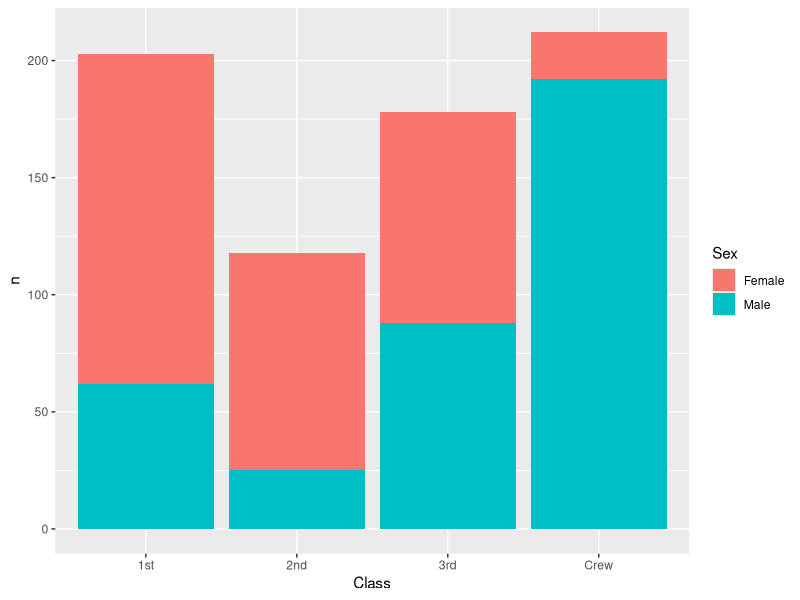

Write R code to recreate this figure. (Note: this script raises an error after producing the figure.)
## ---- chunk 1
library(tidyverse)

df_titanic <- as_tibble(Titanic)
## ---- chunk 2
## TASK: Perform a `glimpse` of df_titanic
glimpse(df_titanic)
## ---- chunk 3
## NOTE: No need to edit! We'll cover how to
## do this calculation in a later exercise.
df_titanic %>% summarize(total = sum(n))
## ---- chunk 4
## TASK: Visualize counts against `Class` and `Sex`


df_titanic %>%
  filter(Survived == "Yes") %>% 
  ggplot(aes(x = Class, y = n, fill = Sex)) +
  geom_col()

## ---- chunk 5

df_titanic %>%
  group_by(Class, Sex)
  
  filter(Survived == "Yes", Class != "Crew", Age != "Child") %>% 
  group_by(Class, Sex)
  ggplot(aes(x = Sex, y = n)) +
  geom_col() 
  
  
## ---- chunk 6
## NOTE: No need to edit! We'll cover how to
## do this calculation in a later exercise.
df_prop <-
  df_titanic %>%
  group_by(Class, Sex, Age) %>%
  mutate(
    Total = sum(n),
    Prop = n / Total
  ) %>%
  ungroup()
df_prop
## ---- chunk 7

df_titanic %>%
  filter(Survived == "Yes") %>% 
  ggplot(aes(x = Class, y = Prop, fill = Sex)) +
  geom_col()

## ---- chunk 8

